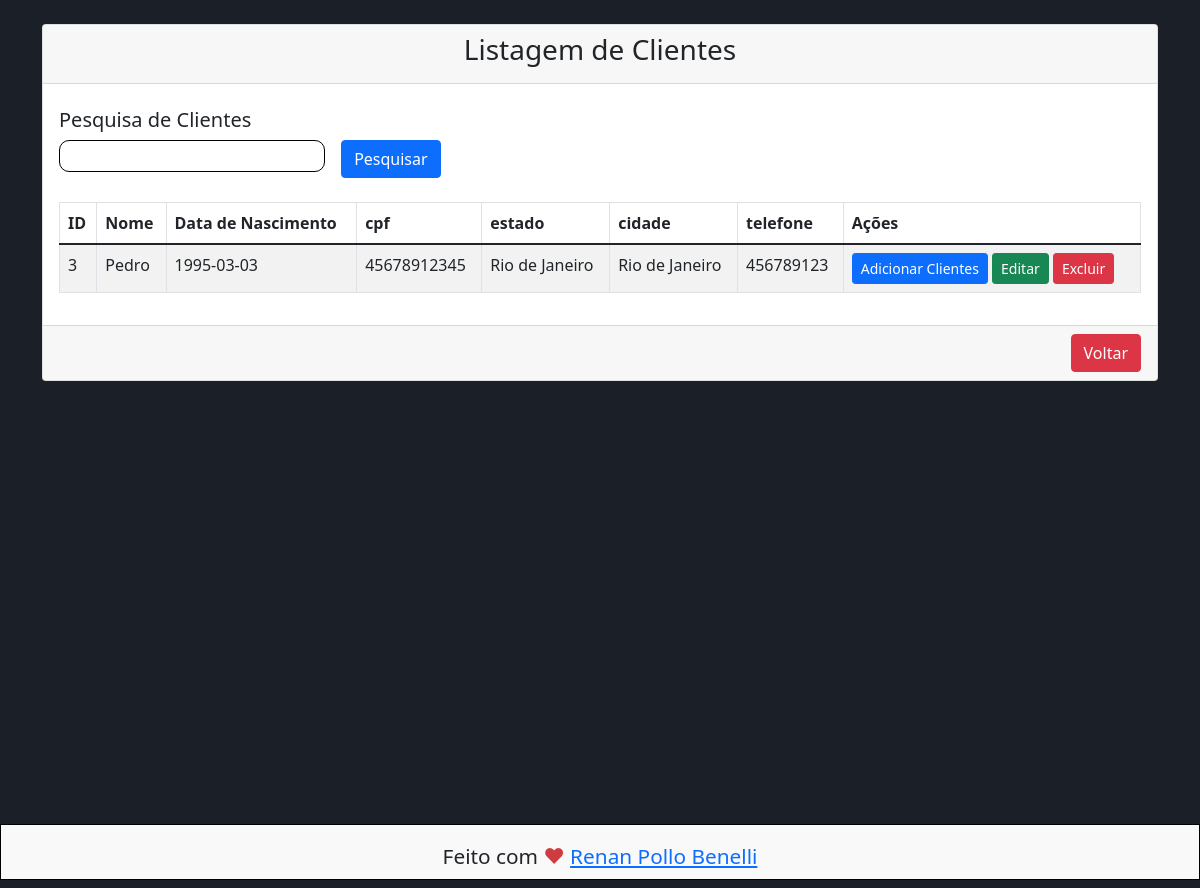
Screenshot of /view/cliente/lstClientes.php?busca=Pedro (signed in) with the database file from the repository.
### tables this page shows
CREATE TABLE `cliente` (
  `id` int(11) NOT NULL,
  `nome` varchar(255) DEFAULT NULL,
  `data_nascimento` date DEFAULT NULL,
  `cpf` varchar(12) DEFAULT NULL,
  `estado` varchar(50) DEFAULT NULL,
  `cidade` varchar(100) DEFAULT NULL,
  `telefone` varchar(20) DEFAULT NULL
);

### dao/ClienteDao.php (called while the page is built, shortened)
<?php
include_once 'C:\xampp\htdocs\Sistema-VendasPHP\model\Cliente.php';
class ClienteDao {
    public function findByNome(string $nome) {
        $sql = "SELECT * FROM cliente WHERE nome LIKE :nome ORDER BY nome;";
        $conn = Conexao::conectar();
        $query = $conn->prepare($sql);
        $query->bindValue(':nome', '%' . $nome . '%', \PDO::PARAM_STR);
        $query->execute();
        $linhas = $query->fetchAll(\PDO::FETCH_ASSOC);
        $lstClientes = [];
        foreach ($linhas as $linha) {
            $cliente = new Cliente();
            $cliente->setId($linha['id']);
            $cliente->setNome($linha['nome']);
            $cliente->setDataNascimento($linha['data_nascimento']);
            $cliente->setCpf($linha['cpf']);
            $cliente->setEstado($linha['estado']);
            $cliente->setCidade($linha['cidade']);
            $cliente->setTelefone($linha['telefone']);
            $lstClientes[] = $cliente;
        }
        return $lstClientes;
    }
}
?>

### bll/ClienteBll.php (called while the page is built, shortened)
<?php
include_once 'C:\xampp\htdocs\Sistema-VendasPHP\dao\ClienteDao.php';
class ClienteBll {
    public function findByNome(string $nome) {
        $dao = new ClienteDao();
        return $dao->findByNome($nome);
    }
}
?>

### model/Cliente.php (called while the page is built, shortened)
<?php
class Cliente {
    private $id;
    private $nome;
    private $dataNascimento;
    private $cpf;
    private $estado;
    private $cidade;
    private $telefone;
    public function getId() {
        return $this->id;
    }
    public function setId(int $id) {
        $this->id = $id;
    }
    public function getNome() {
        return $this->nome;
    }
    public function setNome(string $nome) {
        $this->nome = $nome;
    }
    public function getDataNascimento() {
        return $this->dataNascimento;
    }
    public function setDataNascimento(string $dataNascimento) {
        $this->dataNascimento = $dataNascimento;
    }
    public function getCpf() {
        return $this->cpf;
    }
    public function setCpf(string $cpf) {
        $this->cpf = $cpf;
    }
    public function getEstado() {
        return $this->estado;
    }
    public function setEstado(string $estado) {
        $this->estado = $estado;
    }
    public function getCidade() {
        return $this->cidade;
    }
    public function setCidade(string $cidade) {
        $this->cidade = $cidade;
    }
    public function getTelefone() {
        return $this->telefone;
    }
    public function setTelefone(string $telefone) {
        $this->telefone = $telefone;
    }
}
?>

### view/cliente/lstClientes.php (the view, shortened to what this page needs)
<?php
include_once '../../bll/ClienteBll.php';
$bll = new ClienteBll();
if (isset($_GET['busca'])) {
    $busca = $_GET['busca'];
} else {
    $busca = null;
}
if ($busca == null) {
    $lstCliente = $bll->findAll();
} else {
    $lstCliente = $bll->findByNome($busca);
}
?>
<!DOCTYPE html>
<html>
<head>
    <link href="https://cdn.jsdelivr.net/npm/bootstrap@5.1.3/dist/css/bootstrap.min.css" rel="stylesheet">
    <link rel="stylesheet" href="../../view/css/formatacao.css">
</head>
<body>
    <div class="container mt-4">
        <div class="row">
            <div class="col-md-12">
                <div class="card">
                    <div class="card-header">
                        <h3>Listagem de Clientes</h4>
                    </div>
                    <div class="card-search">
                        <form action="../cliente/lstClientes.php" method="GET" id="" class="">
                            <h5>Pesquisa de Clientes</h5>
                            <div class="teste">
                                <input type="text" class="input-pesquisa" id="txtBusca" name="busca">
                                <button type="submit" class="btn btn-primary float-end"><span>Pesquisar</span></button>
                            </div>
                        </form>
                    </div>
                    <div class="card-body">
                        <table class="table table-bordered table-striped">
                            <thead>
                                <tr>
                                    <th>ID</th>
                                    <th>Nome</th>
                                    <th>Data de Nascimento</th>
                                    <th>cpf</th>
                                    <th>estado</th>
                                    <th>cidade</th>
                                    <th>telefone</th>
                                    <th>Ações</th>
                                </tr>
                            </thead>
                            <tbody>
                                <?php foreach ($lstCliente as $cliente) { ?>
                                    <tr>
                                        <td>
                                            <?php echo $cliente->getId(); ?>
                                        </td>
                                        <td>
                                            <?php echo $cliente->getNome(); ?>
                                        </td>
                                        <td>
                                            <?php echo $cliente->getDataNascimento(); ?>
                                        </td>
                                        <td>
                                            <?php echo $cliente->getCpf(); ?>
                                        </td>
                                        <td>
                                            <?php echo $cliente->getEstado(); ?>
                                        </td>
                                        <td>
                                            <?php echo $cliente->getCidade(); ?>
                                        </td>
                                        <td>
                                            <?php echo $cliente->getTelefone(); ?>
                                        </td>
                                        <td>
                                            <a href="addCliente.php" class="btn btn-primary btn-sm">Adicionar
                                                Clientes</a>
                                            <a href="attCliente.php?id=<?= $cliente->getId(); ?>"
                                                class="btn btn-success btn-sm">Editar</a>
                                            <a onclick="JavaScript:remover(<?php echo $cliente->getId(); ?>)"
                                                class="btn btn-danger btn-sm">Excluir</a>
                                        </td>
                                    </tr>
                                <?php } ?>
                            </tbody>
                        </table>
                    </div>
                    <div class="card-footer">
                        <h4>
                            <a href="../control-painel/controlPainel.php" class="btn btn-danger float-end">Voltar</a>
                        </h4>
                    </div>
                </div>
            </div>
        </div>
    </div>
    <footer id="footer" class="footer white-bg">
        <p>Feito com <span class="heart">♥</span> <a href="https://beacons.ai/renanpollo" target="_blank">Renan Pollo Benelli</a></p>
    </footer>
</body>
</html>

### view/css/formatacao.css (style rules this page uses)
:root { --white-color: #fff; --white-smoke-color: #F9F9F9; --black-color: #000; --red-color: #CF3C3F; --light-grey-color: #ECECEC; --grey-color: #C4C4C4; --medium-grey-color: #a7a7a7; --deep-grey-color: #343434; --blue-color: #1B77F3; --dark-blue-color: #1B1F27; }
body { width: 100%; height: 100vh; background-color: var(--dark-blue-color); }
.container { width: 100%; height: 100%; }
.card-search { width: 80%; display: flex; flex-direction: column; margin-top: 1rem; padding: 0.5rem 1rem; }
.card-search .teste { display: flex; flex-direction: row; justify-content: flex-start; }
.input-pesquisa { all: unset; width: 30%; height: 1.5rem; border: 1px solid black; border-radius: 10px; padding: .2rem; margin-right: 1rem; font-size: .8rem; }
h3 { text-align: center; }
footer { height: 7vh; text-align: center; font-size: 1.3rem; background-color: var(--white-smoke-color); border: 1px solid black; }
.heart { color: var(--red-color); }
.footer p { margin: 0; padding: 1rem; }

### rows the page displays
cliente: id "3", nome "Pedro", data_nascimento "1995-03-03", cpf "45678912345", estado "Rio de Janeiro", cidade "Rio de Janeiro", telefone "456789123"
